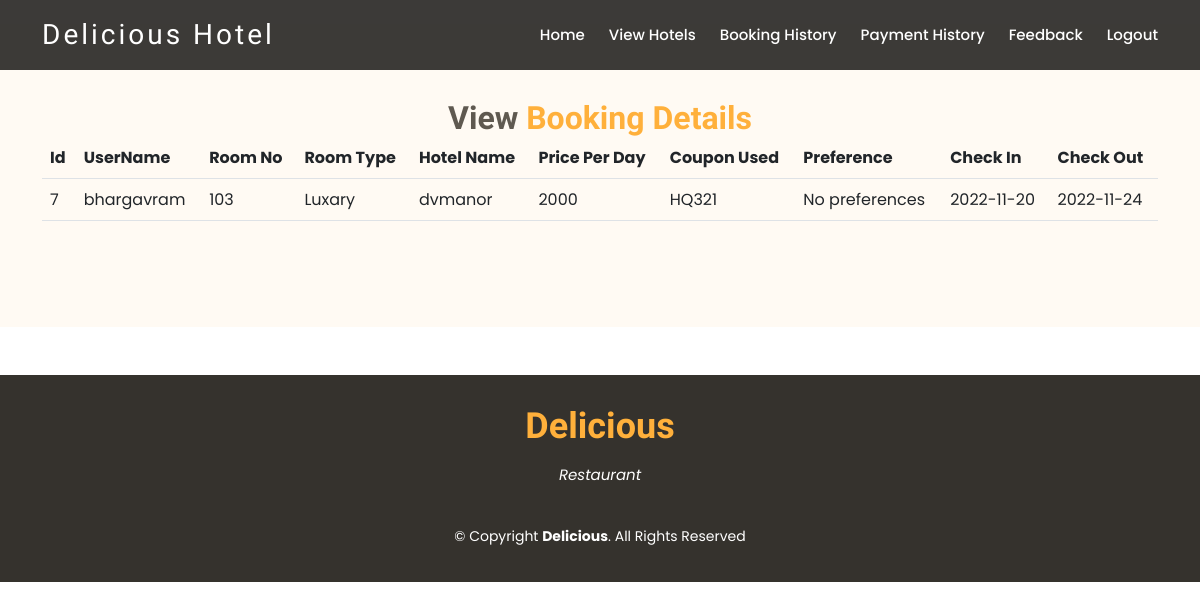
Screenshot of /BookingHistory.php (signed in) with the database file from the repository.
### tables this page shows
CREATE TABLE `booking` (
  `bid` int(11) NOT NULL,
  `uname` varchar(30) NOT NULL,
  `rid` int(11) NOT NULL,
  `rno` int(11) NOT NULL,
  `rtype` varchar(30) NOT NULL,
  `hname` varchar(30) NOT NULL,
  `price` int(11) NOT NULL,
  `coupon` varchar(30) NOT NULL,
  `preference` text NOT NULL,
  `checkIn` date NOT NULL,
  `checkOut` date NOT NULL
);

### BookingHistory.php (the view, shortened to what this page needs)
<html>
<head>
  <link href=" assets/vendor/animate.css/animate.min.css  " rel="stylesheet">
  <link href=" assets/vendor/bootstrap/css/bootstrap.min.css  " rel="stylesheet">
  <link href=" assets/vendor/bootstrap-icons/bootstrap-icons.css  " rel="stylesheet">
  <link href=" assets/vendor/boxicons/css/boxicons.min.css  " rel="stylesheet">
  <link href=" assets/vendor/glightbox/css/glightbox.min.css  " rel="stylesheet">
  <link href=" assets/vendor/swiper/swiper-bundle.min.css  " rel="stylesheet">
  <link href=" assets/css/style.css  " rel="stylesheet">
</head>
<body>
    <header id="header" class="fixed-top d-flex align-items-center header-transparent">
        <div class="container-fluid container-xl d-flex align-items-center justify-content-between">
          <div class="logo me-auto">
            <h1><a href="index2.html">Delicious Hotel</a></h1>
          </div>
          <?php
             require_once "customermenu.php";
          ?>
        </div>
      </header>
      <main id="main">
      <br>
      <section id="about" class="about">
  <?php
       require_once "connect.php";
       $uname = $_SESSION['uname'];
       $sql = "SELECT * FROM booking where uname='".$uname."'";
        $stmt = $conn->prepare($sql);
        $stmt->execute();
        $result = $stmt->get_result();
?>
    <div class="container">
      <div class="section-title">
        <h2>View <span>Booking Details</span></h2>
           <table class="table table-border" >
            <tr>
                <th>Id</th>
                <th>UserName</th>
                <th>Room No</th>
                <th>Room Type</th>
                <th>Hotel Name</th>
                <th>Price Per Day</th>
                <th>Coupon Used</th>
                <th>Preference</th>
                <th>Check In</th>
                <th>Check Out</th>
            </tr>
        <?php
     if ($result->num_rows > 0) {
    while ($row = $result->fetch_array()) {
        ?>
        <tr>
            <td><?php echo $row[0]; ?></td>
            <td><?php echo $row[1]; ?></td>
            <td><?php echo $row[3]; ?></td>
            <td><?php echo $row[4]; ?></td>
            <td><?php echo $row[5]; ?></td>
            <td><?php echo $row[6]; ?></td>
            <td><?php echo $row[7]; ?></td>
            <td><?php echo $row[8]; ?></td>
            <td><?php echo $row[9]; ?></td>
            <td><?php echo $row[10]; ?></td>
           </tr>
<?php
    }
}
   ?>
            </table>
         </div>
    </div>
  </section>
  <div style="clear:both">
           <br><br>
    </div>
</main>
       <footer id="footer">
        <div class="container">
          <h3>Delicious</h3>
          <p>Restaurant</p>
          <div class="copyright">
            &copy; Copyright <strong><span>Delicious</span></strong>. All Rights Reserved
          </div>
        </div>
      </footer>
</body>
</html>

### assets/css/style.css (style rules this page uses)
body { font-family: "Poppins", sans-serif; color: #444444; }
a { text-decoration: none; color: #ffb03b; }
h1, h2, h3, h4, h5, h6 { font-family: "Satisfy", sans-serif; }
#header { top: 0px; height: 70px; z-index: 997; transition: all 0.5s; padding: 10px 0; background: rgba(26, 24, 22, 0.85); }
#header.header-transparent { background: rgba(26, 24, 22, 0.85); }
#header .logo h1 { font-size: 28px; margin: 0; line-height: 1; font-weight: 400; letter-spacing: 3px; }
#header .logo h1 a, #header .logo h1 a:hover { color: #fff; text-decoration: none; }
section { padding: 60px 0; }
.section-title { text-align: center; padding-bottom: 30px; }
.section-title h2 { margin: 15px 0 0 0; font-size: 32px; font-weight: 700; color: #5f5950; }
.section-title h2 span { color: #ffb03b; }
.about { background: #fffaf3; }
#footer { background: #35322d; color: #fff; font-size: 14px; text-align: center; padding: 30px 0; }
#footer h3 { font-size: 36px; font-weight: 700; color: #ffb03b; position: relative; padding: 0; margin: 0 0 15px 0; }
#footer p { font-size: 15; font-style: italic; padding: 0; margin: 0 0 40px 0; }
#footer .copyright { margin: 0 0 5px 0; }

### rows the page displays
booking: bid "7", uname "bhargavram", rno "103", rtype "Luxary", hname "dvmanor", price "2000", coupon "HQ321", preference "No preferences", checkIn "2022-11-20", checkOut "2022-11-24"
